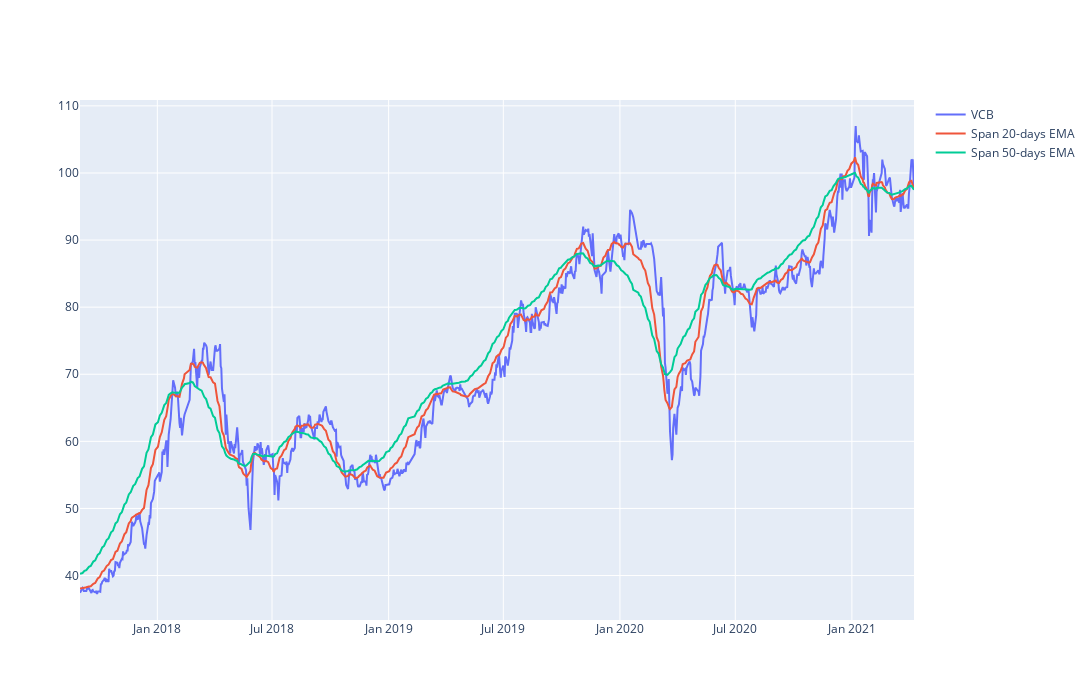

Source (notebook cell):
### Code cell
#plot linechart for VCB price
short_rolling = df['<Close>'].rolling(window=20).mean()

ema_long = df['<Close>'].ewm(span=50, adjust=False).mean()
ema_short = df['<Close>'].ewm(span=20, adjust=False).mean()
line_price = df['<Close>']
fig = go.Figure()
#px.line(df_hpg, x='datetime', y='<Close>', labels={'x':'Date', 'y':'Price'})
fig.update_layout(autosize = False, width = 1200, height = 700 )
fig.add_trace(go.Scatter(x=df.datetime, y=line_price, 
                        mode='lines', name='VCB'))

fig.add_trace(go.Scatter(x=df.datetime, y=ema_short, 
                        mode='lines', name='Span 20-days EMA'))

fig.add_trace(go.Scatter(x=df.datetime, y=ema_long, 
                        mode='lines', name='Span 50-days EMA'))

### Figure 1 — Plotly figure (JSON) as saved in the notebook; plotly's stock layout.template omitted (floating-point values rounded to 4 significant figures; data arrays with more than 128 entries replaced by an {"elided": "..."} marker saying what was removed)
{"data": [{"mode": "lines", "name": "VCB", "type": "scatter", "x": {"elided": "900 str values"}, "y": {"elided": "900 float values"}}, {"mode": "lines", "name": "Span 20-days EMA", "type": "scatter", "x": {"elided": "900 str values"}, "y": {"elided": "900 float values"}}, {"mode": "lines", "name": "Span 50-days EMA", "type": "scatter", "x": {"elided": "900 str values"}, "y": {"elided": "900 float values"}}], "layout": {"autosize": false, "height": 700, "width": 1200}}
